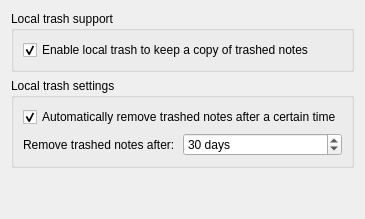
           <widget class="QWidget" name="localTrashPage">
            <layout class="QGridLayout" name="gridLayout_64">
             <item row="1" column="0">
              <widget class="QGroupBox" name="localTrashGroupBox">
               <property name="title">
                <string>Local trash settings</string>
               </property>
               <layout class="QGridLayout" name="gridLayout_66">
                <item row="1" column="0">
                 <widget class="QFrame" name="localTrashClearFrame">
                  <property name="frameShape">
                   <enum>QFrame::Shape::NoFrame</enum>
                  </property>
                  <property name="frameShadow">
                   <enum>QFrame::Shadow::Raised</enum>
                  </property>
                  <layout class="QHBoxLayout" name="horizontalLayout_8">
                   <property name="spacing">
                    <number>0</number>
                   </property>
                   <property name="leftMargin">
                    <number>0</number>
                   </property>
                   <property name="topMargin">
                    <number>0</number>
                   </property>
                   <property name="rightMargin">
                    <number>0</number>
                   </property>
                   <property name="bottomMargin">
                    <number>0</number>
                   </property>
                   <item>
                    <widget class="QLabel" name="localTrashClearTimeLabel">
                     <property name="toolTip">
                      <string>You might run into sync troubles with older versions of ownCloud sync when going far below 10 sec.
Just test yourself if you get sync conflicts and set a higher value if so.</string>
                     </property>
                     <property name="text">
                      <string>Remove trashed notes after:</string>
                     </property>
                    </widget>
                   </item>
                   <item>
                    <widget class="QSpinBox" name="localTrashClearTimeSpinBox">
                     <property name="suffix">
                      <string extracomment="seconds"> days</string>
                     </property>
                     <property name="minimum">
                      <number>1</number>
                     </property>
                     <property name="maximum">
                      <number>9999999</number>
                     </property>
                     <property name="value">
                      <number>30</number>
                     </property>
                    </widget>
                   </item>
                  </layout>
                 </widget>
                </item>
                <item row="0" column="0">
                 <widget class="QCheckBox" name="localTrashClearCheckBox">
                  <property name="text">
                   <string>Automatically remove trashed notes after a certain time</string>
                  </property>
                  <property name="checked">
                   <bool>true</bool>
                  </property>
                 </widget>
                </item>
               </layout>
              </widget>
             </item>
             <item row="2" column="0">
              <spacer name="verticalSpacer_15">
               <property name="orientation">
                <enum>Qt::Vertical</enum>
               </property>
               <property name="sizeHint" stdset="0">
                <size>
                 <width>20</width>
                 <height>40</height>
                </size>
               </property>
              </spacer>
             </item>
             <item row="0" column="0">
              <widget class="QGroupBox" name="groupBox_29">
               <property name="title">
                <string>Local trash support</string>
               </property>
               <layout class="QGridLayout" name="gridLayout_65">
                <item row="0" column="0">
                 <widget class="QCheckBox" name="localTrashEnabledCheckBox">
                  <property name="text">
                   <string>Enable local trash to keep a copy of trashed notes</string>
                  </property>
                  <property name="checked">
                   <bool>true</bool>
                  </property>
                 </widget>
                </item>
               </layout>
              </widget>
             </item>
            </layout>
           </widget>
